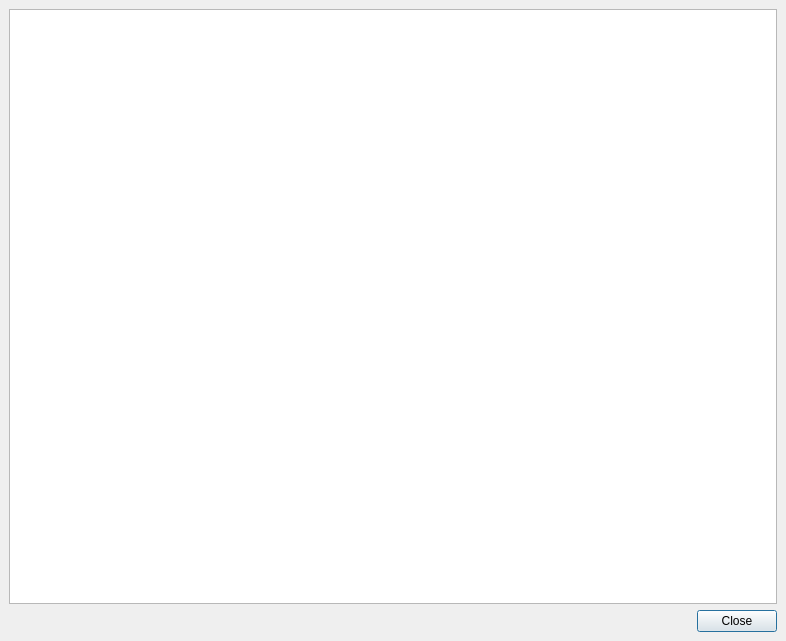
<ui version="4.0" >
 <class>MarkerBrowserSnapshotView</class>
 <widget class="QDialog" name="MarkerBrowserSnapshotView" >
  <property name="geometry" >
   <rect>
    <x>0</x>
    <y>0</y>
    <width>786</width>
    <height>641</height>
   </rect>
  </property>
  <property name="windowTitle" >
   <string>Snapshot View</string>
  </property>
  <layout class="QVBoxLayout" >
   <property name="margin" >
    <number>9</number>
   </property>
   <property name="spacing" >
    <number>6</number>
   </property>
   <item>
    <widget class="rdb::InfoWidget" name="content" />
   </item>
   <item>
    <widget class="QDialogButtonBox" name="buttonBox" >
     <property name="orientation" >
      <enum>Qt::Horizontal</enum>
     </property>
     <property name="standardButtons" >
      <set>QDialogButtonBox::Close</set>
     </property>
    </widget>
   </item>
  </layout>
 </widget>
 <customwidgets>
  <customwidget>
   <class>rdb::InfoWidget</class>
   <extends>QTextBrowser</extends>
   <header>rdbInfoWidget.h</header>
  </customwidget>
 </customwidgets>
 <resources/>
 <connections>
  <connection>
   <sender>buttonBox</sender>
   <signal>accepted()</signal>
   <receiver>MarkerBrowserSnapshotView</receiver>
   <slot>accept()</slot>
   <hints>
    <hint type="sourcelabel" >
     <x>248</x>
     <y>254</y>
    </hint>
    <hint type="destinationlabel" >
     <x>157</x>
     <y>274</y>
    </hint>
   </hints>
  </connection>
  <connection>
   <sender>buttonBox</sender>
   <signal>rejected()</signal>
   <receiver>MarkerBrowserSnapshotView</receiver>
   <slot>reject()</slot>
   <hints>
    <hint type="sourcelabel" >
     <x>316</x>
     <y>260</y>
    </hint>
    <hint type="destinationlabel" >
     <x>286</x>
     <y>274</y>
    </hint>
   </hints>
  </connection>
 </connections>
</ui>
